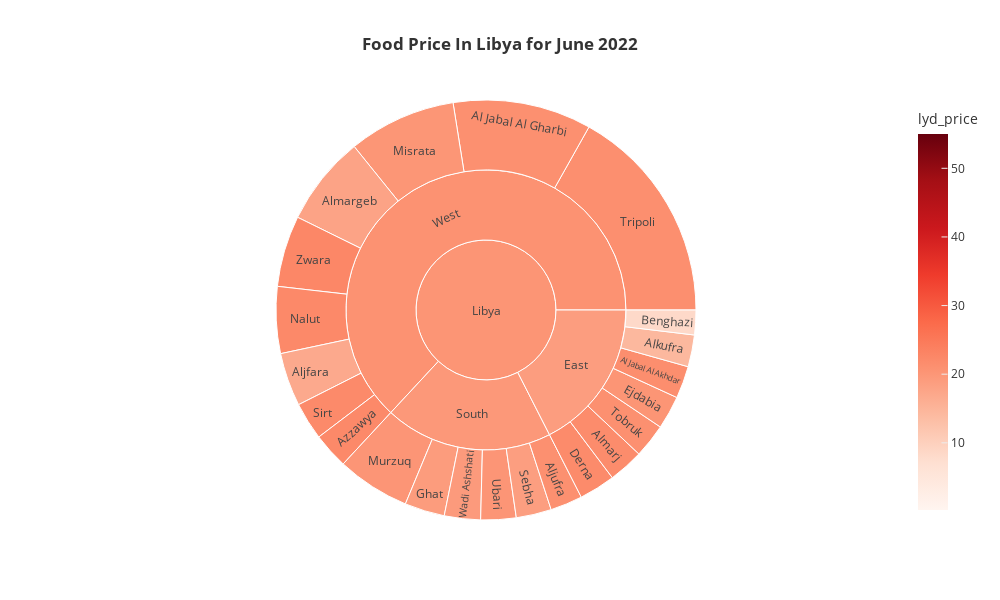

This figure's notebook cell:
### Markdown cell above
## <b>Visulazation</b>

### Code cell
# 
fig = px.sunburst(
    data_frame = df1,
    path = ['country', 'region','city','market', 'category', 'commodity','lyd_price'], values='lyd_price',
    color = 'lyd_price', hover_data=['commodity', 'unit', 'lyd_price'], width = 1000, height =600,
    color_continuous_scale='reds', maxdepth=3, hover_name="lyd_price",
    title="<b>Food Price In Libya for June 2022</b>", template='ggplot2'
)
fig.show()

### Figure 1 — Plotly figure (JSON) as saved in the notebook; plotly's stock layout.template omitted (floating-point values rounded to 4 significant figures; data arrays with more than 128 entries replaced by an {"elided": "..."} marker saying what was removed)
{"data": [{"branchvalues": "total", "customdata": {"elided": "1863x4 mixed values"}, "domain": {"x": [0, 1], "y": [0, 1]}, "hovertemplate": "<b>%{hovertext}</b><br><br>labels=%{label}<br>lyd_price_sum=%{value}<br>parent=%{parent}<br>id=%{id}<br>commodity=%{customdata[0]}<br>unit=%{customdata[1]}<br>lyd_price=%{color}<extra></extra>", "hovertext": {"elided": "1863 float values"}, "ids": {"elided": "1863 str values"}, "labels": {"elided": "1863 str values"}, "marker": {"coloraxis": "coloraxis", "colors": {"elided": "1863 float values"}}, "maxdepth": 3, "name": "", "parents": {"elided": "1863 str values"}, "type": "sunburst", "values": {"elided": "1863 float values"}}], "layout": {"coloraxis": {"colorbar": {"title": {"text": "lyd_price"}}, "colorscale": [[0, "rgb(255,245,240)"], [0.125, "rgb(254,224,210)"], [0.25, "rgb(252,187,161)"], [0.375, "rgb(252,146,114)"], [0.5, "rgb(251,106,74)"], [0.625, "rgb(239,59,44)"], [0.75, "rgb(203,24,29)"], [0.875, "rgb(165,15,21)"], [1, "rgb(103,0,13)"]]}, "height": 600, "legend": {"tracegroupgap": 0}, "title": {"text": "<b>Food Price In Libya for June 2022</b>"}, "width": 1000}}
